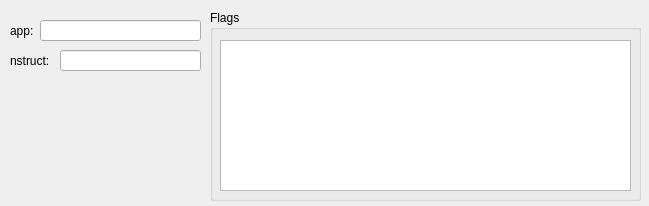
<?xml version="1.0" encoding="UTF-8"?>
<ui version="4.0">
 <class>JobView</class>
 <widget class="QWidget" name="JobView">
  <property name="geometry">
   <rect>
    <x>0</x>
    <y>0</y>
    <width>649</width>
    <height>206</height>
   </rect>
  </property>
  <property name="windowTitle">
   <string>Form</string>
  </property>
  <widget class="QLabel" name="label_5">
   <property name="geometry">
    <rect>
     <x>10</x>
     <y>10</y>
     <width>61</width>
     <height>41</height>
    </rect>
   </property>
   <property name="text">
    <string>app:</string>
   </property>
  </widget>
  <widget class="QLabel" name="label_6">
   <property name="geometry">
    <rect>
     <x>10</x>
     <y>40</y>
     <width>51</width>
     <height>41</height>
    </rect>
   </property>
   <property name="text">
    <string>nstruct:</string>
   </property>
  </widget>
  <widget class="QGroupBox" name="groupBox_2">
   <property name="geometry">
    <rect>
     <x>210</x>
     <y>10</y>
     <width>431</width>
     <height>191</height>
    </rect>
   </property>
   <property name="title">
    <string>Flags</string>
   </property>
   <widget class="QPlainTextEdit" name="flags">
    <property name="geometry">
     <rect>
      <x>10</x>
      <y>30</y>
      <width>411</width>
      <height>151</height>
     </rect>
    </property>
    <property name="readOnly">
     <bool>true</bool>
    </property>
   </widget>
  </widget>
  <widget class="QLineEdit" name="nstruct">
   <property name="geometry">
    <rect>
     <x>60</x>
     <y>50</y>
     <width>141</width>
     <height>21</height>
    </rect>
   </property>
   <property name="readOnly">
    <bool>true</bool>
   </property>
  </widget>
  <widget class="QLineEdit" name="app">
   <property name="geometry">
    <rect>
     <x>40</x>
     <y>20</y>
     <width>161</width>
     <height>21</height>
    </rect>
   </property>
   <property name="readOnly">
    <bool>true</bool>
   </property>
  </widget>
 </widget>
 <resources/>
 <connections/>
</ui>
